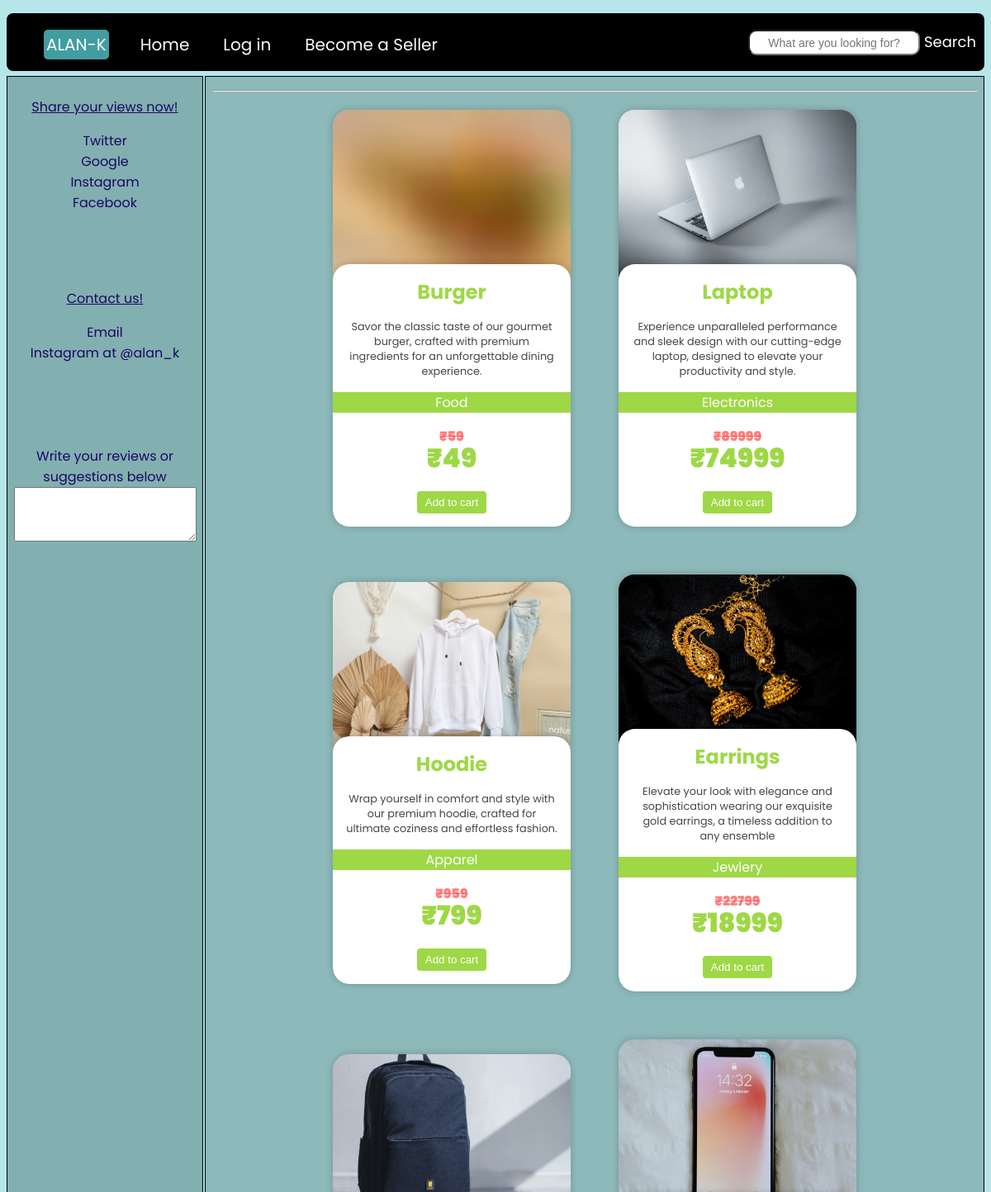
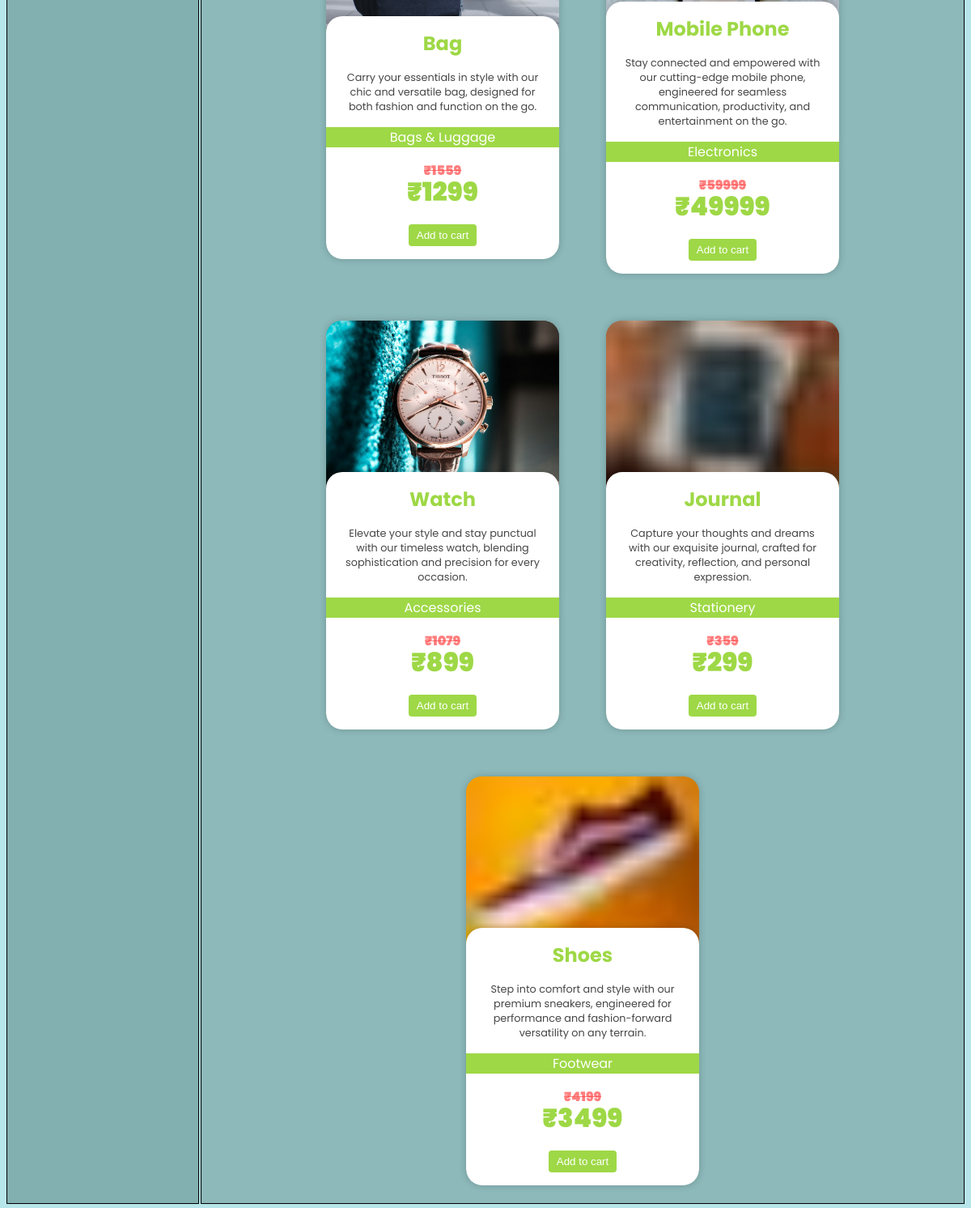
/homeForC, run on the app's committed database (2 pictures, top to bottom).
### app.py (models this page shows)
class Products(db.Model):
    id = db.Column(db.Integer, primary_key=True)
    pName = db.Column(db.String(200), nullable=False)
    category= db.Column(db.String(50), nullable=False)
    desc = db.Column(db.String(20000), nullable=False)
    price= db.Column(db.Integer, nullable=False)
    filename = db.Column(db.Text, nullable=False, unique=False)
    customer_emailC = db.Column(db.String, db.ForeignKey('customer.emailC', ondelete='CASCADE'))
    seller_emailS = db.Column(db.String, db.ForeignKey('seller.emailS', ondelete='CASCADE'))
    customer_obj = db.relationship('Customer', backref=db.backref('customer_products', cascade='all, delete-orphan'))
    seller_obj = db.relationship('Seller', backref=db.backref('seller_products', cascade='all, delete-orphan'))

### app.py (the view)
@app.route("/homeForC")
def homeForC():
    allPro = Products.query.all()
    return render_template("homeForC.html",allPro=allPro)

### templates/homeForC.html (shortened to what this page needs)
<!DOCTYPE html>
<html lang="en">
<head>
    <link rel="stylesheet" href="{{ url_for('static', filename='css/styles3.css') }}">
    <link rel="stylesheet" href="{{ url_for('static', filename='css/lightbox.css') }}">
</head>
<body>
    <header>
        <div class="nav">
            <ul class="items">
                <li class="name">ALAN-K</li>
                <li class="item"><a href="/">Home</a></li>
                <li class="item"><a href="/logInC">Log in</a></li>
                <li class="item"><a href="/signUpS">Become a Seller</a></li>
            </ul>
            <div class="search">
                <input type="text" name="search" id="searchInput" placeholder="What are you looking for?">
                <label for="searchInput">Search</label>
            </div>
        </div>
    </header>
    <div class="container">
        <div class="col">
            <p><u>Share your views now!</u></p>
            <a href="https://twitter.com/" target="_blank">Twitter</a><br>
            <a href="https://www.google.com/" target="_blank">Google</a><br>
            <a href="https://www.instagram.com/" target="_blank">Instagram</a><br>
            <a href="https://www.facebook.com/" target="_blank">Facebook</a><br><br><br><br>
            <p><u>Contact us!</u></p>
            <a href="mailto:sakshi@gmail.com">Email</a><br>
            <a href="https://www.instagram.com/" target="_blank">Instagram</a> at @alan_k<br><br><br><br><br>
            Write your reviews or suggestions below
            <textarea id="reviews" name="reviews" rows="4" cols="25"></textarea>
        </div>
        <div class="col">
             <hr>
            {% if allPro %}
            <div class="container2">
                    {% for pro in allPro %}
                        <div class="card" style="width: 18rem;">
                            <div class="img-container common-img-container" style="background-image: url({{ url_for('static_dir', path='pictures/thumbs/' + pro.filename) }})">
                                {% if pro.filename %}
                                    <img src="{{ url_for('static_dir', path='pictures/products/' + pro.filename) }}" class="card-img" alt="{{pro.pName}}" onclick="openFullImg(this.src)" loading="lazy">
                                {% else %}
                                    <img src="{{ url_for('static_dir', path='pictures/products/') }}" class="card-img" alt="{{pro.pName}}" onclick="openFullImg(this.src)" loading="lazy">
                                {% endif %}
                            </div>
                            <div class="card-body">
                                <div class="card-content">
                                    <h3 class="card-title">{{pro.pName}}</h3>
                                    <p class="card-text item-description">{{pro.desc}}</p>
                                    <p class="card-text category-label">{{pro.category}}</p>
                                    <div class="price-container">
                                        <p class="card-text discount-card-price">&#x20B9;{{pro.price + (pro.price * 0.2)|round|int}}</p>
                                        <p class="card-text card-price">&#x20B9;{{pro.price}}</p>
                                    </div>
                                    <form method="POST" action="{{ url_for('addToCart', id=pro.id) }}">
                                        <button type="submit" class="addToCart card-button">Add to cart</button>
                                    </form>
                                </div>
                            </div>
                        </div>
                    {% endfor %}
            </div>
            {% endif %}
        </div>
</div>
</body>
</html>

### static/css/styles3.css (style rules this page uses)
body { background-color: rgb(183, 230, 234); font-family: "Poppins", sans-serif; }
.nav { background-color:black; border-radius: 8px; color: white; height: 70px; position: relative; z-index: 999; }
.nav ul li { list-style-type: none; margin-left: 5px; padding: 3px; }
.nav li { float: left; margin: 20px 30px; padding-bottom: 2px; font-size: 20px; }
.nav ul a { text-decoration: none; color: white; }
.name { background-color: rgb(66, 157, 160); padding: 10px; border-radius: 5px; margin-top: 20px; }
.search { float: right; margin-right: 10px; margin-bottom: 5px; font-size: 18px; }
input { border-radius: 10px; height: 25px; text-align: center; width: 200px; font-size: 14px; margin-top: 20px; }
.container { display: grid; grid-template-columns: 1fr 6fr; grid-gap: 2px; width: 100%; }
.col { border: 1px solid black; padding: 8px; text-align: center; margin: 0; }
.col:first-child { background-color: rgb(130, 176, 176); color: rgb(29, 6, 102); margin: 0; width: 220px; }
.col:first-child a { text-decoration: none; color: rgb(29, 6, 102); }
.col:nth-child(2) { background-color: rgb(141, 185, 186); margin: 0; }
.card { border: none; width:290px; margin: 14px; box-shadow: 0px 0px 10px rgba(0,0,0,.2); overflow: hidden; border-radius: 20px; display: flex; flex-direction: column; }
.card-img { height:200px; width:288px; object-fit: cover; border-top-left-radius: 4px; border-top-right-radius: 4px; }
.card-body { padding: 16px; background-color: white; flex-direction: column; display: flex; border-radius: 20px; margin-top: -20px; box-shadow: 0px 0px 10px rgba(0, 0, 0, 0.2); z-index: 2; justify-content: center; align-items: center; min-height: 250px; flex: 1; }
.card-content { width: 100%; display: flex; flex-direction: column; gap: 16px; }
.card-title { text-align: center; margin: 0px; font-size: 1.5rem; font-weight: 700; color: rgb(158, 216, 70); }
.card-text { text-align: center; margin: 0px; }
.category-label { background-color: rgb(158, 216, 70); color: white; width: calc(100% + 32px); margin-left: -16px; }
.card-price { text-align: center; font-size: 2rem; font-weight: 900; color: rgb(158, 216, 70); }
.price-container { display: flex; flex-direction: column; justify-content: center; }
.discount-card-price { color: rgba(255, 70, 70, 0.7); text-decoration: line-through; margin-bottom: -10px; font-weight: 900; }
.item-description { color: #464646; font-size: 0.8rem; }
.container2 { display: flex; justify-content: center; align-items: center; flex-wrap: wrap; grid-gap: 30px; }
button { border: 1px solid; background-color: rgb(185, 231, 231); height: 25px; }
img { height: 30px; width: 30px; }
.addToCart { border: 1px solid black; text-decoration: none; background-color: rgb(169, 201, 214); color: black; border-radius: 3px; cursor: pointer; }
.card-button { background-color:rgb(158, 216, 70); color: white; text-decoration: none; border-radius: 4px; padding: 6px 10px; height: auto; border: none; }
.img-container { overflow: hidden; min-height: 200px; background-size: cover; background-position: center; }
.common-img-container { position: relative; }
.common-img-container::before { content: ''; position: absolute; inset: 0; animation: pulse 2.5s infinite ease-in-out; }
.common-img-container img { opacity: 0; transition: opacity 200ms ease-in-out; }
.common-img-container.load-completed img { opacity: 1; }
.common-img-container.load-completed::before { content: none; }

### static/css/lightbox.css (style rules this page uses)
.container .card { box-shadow: 0px 0px 10px rgba(0, 0, 0, .2); overflow: hidden; border-radius: 20px; display: flex; flex-direction: column; }
.container .card .card-img { cursor: pointer; width: 100%; object-fit: cover; transition: .2s linear; transition: transform 0.5s; }
.img-container { overflow: hidden; }

### data on the page
Products: filename (picture), pName "Burger", desc "Savor the classic taste of our gourmet burger, crafted with premium ingredients for an unforgettable dining experience.", category "Food", pro.price+(pro.price*0.2)|round|int "59", price "49"
Products: filename (picture), pName "Laptop", desc "Experience unparalleled performance and sleek design with our cutting-edge laptop, designed to elevate your productivity and style.", category "Electronics", pro.price+(pro.price*0.2)|round|int "89999", price "74999"
Products: filename (picture), pName "Hoodie", desc "Wrap yourself in comfort and style with our premium hoodie, crafted for ultimate coziness and effortless fashion.", category "Apparel", pro.price+(pro.price*0.2)|round|int "959", price "799"
Products: filename (picture), pName "Earrings", desc "Elevate your look with elegance and sophistication wearing our exquisite gold earrings, a timeless addition to any ensemble", category "Jewlery", pro.price+(pro.price*0.2)|round|int "22799", price "18999"
Products: filename (picture), pName "Bag", desc "Carry your essentials in style with our chic and versatile bag, designed for both fashion and function on the go.", category "Bags & Luggage", pro.price+(pro.price*0.2)|round|int "1559", price "1299"
Products: filename (picture), pName "Mobile Phone", desc "Stay connected and empowered with our cutting-edge mobile phone, engineered for seamless communication, productivity, and entertainment on the go.", category "Electronics", pro.price+(pro.price*0.2)|round|int "59999", price "49999"
Products: filename (picture), pName "Watch", desc "Elevate your style and stay punctual with our timeless watch, blending sophistication and precision for every occasion.", category "Accessories", pro.price+(pro.price*0.2)|round|int "1079", price "899"
Products: filename (picture), pName "Journal", desc "Capture your thoughts and dreams with our exquisite journal, crafted for creativity, reflection, and personal expression.", category "Stationery", pro.price+(pro.price*0.2)|round|int "359", price "299"
Products: filename (picture), pName "Shoes", desc "Step into comfort and style with our premium sneakers, engineered for performance and fashion-forward versatility on any terrain.", category "Footwear", pro.price+(pro.price*0.2)|round|int "4199", price "3499"
